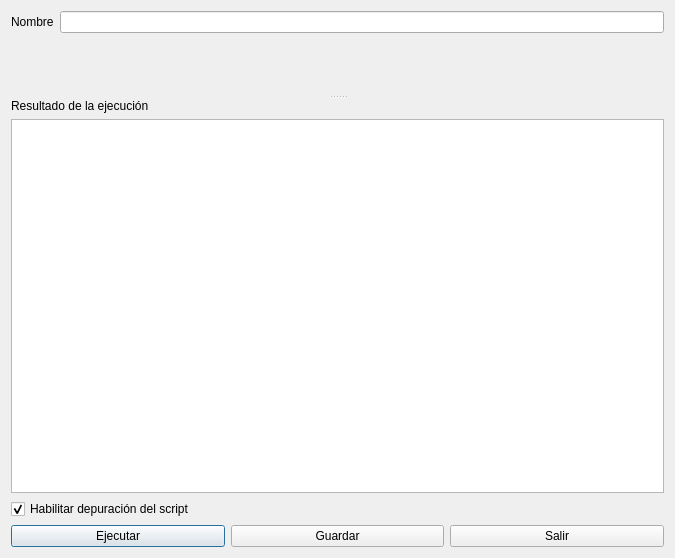
<?xml version="1.0" encoding="UTF-8"?>
<ui version="4.0">
 <class>JSConsole</class>
 <widget class="QDialog" name="JSConsole">
  <property name="geometry">
   <rect>
    <x>0</x>
    <y>0</y>
    <width>675</width>
    <height>558</height>
   </rect>
  </property>
  <property name="windowTitle">
   <string>Consola JS</string>
  </property>
  <property name="windowIcon">
   <iconset resource="../resources/resources.qrc">
    <normaloff>:/aplicacion/images/alephLogoIcon.ico</normaloff>:/aplicacion/images/alephLogoIcon.ico</iconset>
  </property>
  <layout class="QGridLayout" name="gridLayout">
   <item row="1" column="0" colspan="3">
    <widget class="QSplitter" name="splitter">
     <property name="orientation">
      <enum>Qt::Vertical</enum>
     </property>
     <widget class="DBCodeEdit" name="txtCode" native="true">
      <property name="focusPolicy">
       <enum>Qt::TabFocus</enum>
      </property>
      <property name="dataEditable" stdset="0">
       <bool>true</bool>
      </property>
     </widget>
     <widget class="QWidget" name="layoutWidget">
      <layout class="QVBoxLayout" name="verticalLayout">
       <item>
        <widget class="QLabel" name="label">
         <property name="text">
          <string>Resultado de la ejecución</string>
         </property>
        </widget>
       </item>
       <item>
        <widget class="QTextEdit" name="txtResult">
         <property name="focusPolicy">
          <enum>Qt::NoFocus</enum>
         </property>
         <property name="readOnly">
          <bool>true</bool>
         </property>
        </widget>
       </item>
      </layout>
     </widget>
    </widget>
   </item>
   <item row="2" column="0" colspan="2">
    <widget class="QCheckBox" name="chkDebug">
     <property name="text">
      <string>Habilitar depuración del script</string>
     </property>
     <property name="checked">
      <bool>true</bool>
     </property>
    </widget>
   </item>
   <item row="3" column="0">
    <widget class="QPushButton" name="pbExecute">
     <property name="text">
      <string>Ejecutar</string>
     </property>
     <property name="icon">
      <iconset resource="../resources/resources.qrc">
       <normaloff>:/generales/images/nextrecord.png</normaloff>:/generales/images/nextrecord.png</iconset>
     </property>
    </widget>
   </item>
   <item row="3" column="1">
    <widget class="QPushButton" name="pbSave">
     <property name="text">
      <string>Guardar</string>
     </property>
     <property name="icon">
      <iconset resource="../resources/resources.qrc">
       <normaloff>:/generales/images/save.png</normaloff>:/generales/images/save.png</iconset>
     </property>
    </widget>
   </item>
   <item row="3" column="2">
    <widget class="QPushButton" name="pbClose">
     <property name="text">
      <string>Salir</string>
     </property>
     <property name="icon">
      <iconset resource="../resources/resources.qrc">
       <normaloff>:/generales/images/close.png</normaloff>:/generales/images/close.png</iconset>
     </property>
    </widget>
   </item>
   <item row="0" column="0" colspan="3">
    <layout class="QHBoxLayout" name="horizontalLayout">
     <item>
      <widget class="QLabel" name="lblName">
       <property name="text">
        <string>Nombre</string>
       </property>
      </widget>
     </item>
     <item>
      <widget class="QLineEdit" name="txtName"/>
     </item>
    </layout>
   </item>
  </layout>
 </widget>
 <customwidgets>
  <customwidget>
   <class>DBCodeEdit</class>
   <extends>QWidget</extends>
   <header>widgets/dbcodeedit.h</header>
  </customwidget>
 </customwidgets>
 <tabstops>
  <tabstop>txtName</tabstop>
  <tabstop>txtCode</tabstop>
  <tabstop>chkDebug</tabstop>
  <tabstop>pbExecute</tabstop>
  <tabstop>pbSave</tabstop>
  <tabstop>pbClose</tabstop>
 </tabstops>
 <resources>
  <include location="../resources/resources.qrc"/>
  <include location="../resources/resources.qrc"/>
 </resources>
 <connections/>
</ui>
